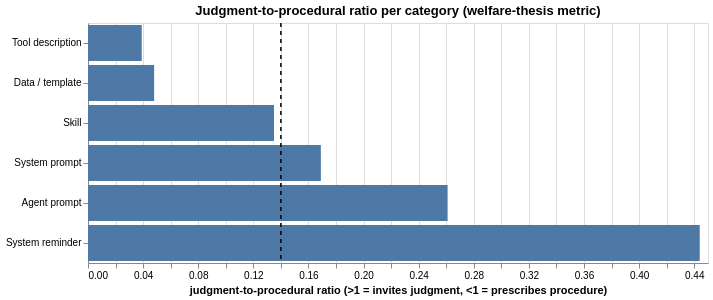

Notebook code for this chart:
### Markdown cell above
## Tier-3 welfare extensions

Four additional dimensions of the corpus's training environment, beyond the rule-explanation pairing above. All four are keyword-count-based, audit-transparent, and surface specific welfare claims:

1. **Judgment vs procedural framing** — operationalizes the welfare thesis as one number. `judgment_count` (decide / consider / your judgment / ...) vs `procedural_count` (`if you ...`, `when the ...`-shaped procedural cues).
2. **Consequence/threat framing split** — the existing 0.30 justification ratio includes both reasoned causal explanations (`because Y is true`) and coercive threats (`will fail`, `or else`). Splitting them shows which dominates.
3. **Near-zero pragmatic classes** — extends the existing collaborative=0.51% / appreciative=0.07% finding with question density and apology markers.
4. **Address-form** — how the prompt names the model: `Claude` (proper name, anthropomorphic), `the model` / `the AI` (artifact framing), `the assistant` (functional role).

### Code cell
"""Judgment vs procedural framing — per-category bars (welfare-thesis metric)."""

jp_rows = []
for cat in cats:
    jp = by_category[cat]["metrics"]["judgment_procedural"]
    if jp.get("judgment_count", 0) + jp.get("procedural_count", 0) == 0:
        continue
    jp_rows.append({
        "category":   cat,
        "judgment":   jp["judgment_count"],
        "procedural": jp["procedural_count"],
        "ratio":      jp["judgment_to_procedural_ratio"],
    })
jp_df = pd.DataFrame(jp_rows)

# Stack: judgment (encouraging reasoning) vs procedural (prescribing a procedure).
jp_long = jp_df.melt(id_vars=["category", "ratio"],
                      value_vars=["judgment", "procedural"],
                      var_name="kind", value_name="count")

cat_order_jp = jp_df.sort_values("ratio")["category"].tolist()

ratio_chart = (
    alt.Chart(jp_df)
    .mark_bar(color="#4e79a7")
    .encode(
        y=alt.Y("category:N", sort=cat_order_jp, title=None),
        x=alt.X("ratio:Q",
                title="judgment-to-procedural ratio (>1 = invites judgment, <1 = prescribes procedure)"),
        tooltip=[
            alt.Tooltip("category:N"),
            alt.Tooltip("ratio:Q",      format=".3f", title="judgment / procedural"),
            alt.Tooltip("judgment:Q",   format=",", title="judgment cues"),
            alt.Tooltip("procedural:Q", format=",", title="procedural cues"),
        ],
    )
    .properties(width=620, height=240,
                title="Judgment-to-procedural ratio per category (welfare-thesis metric)")
)

corpus_jp = corpus_block["metrics"]["judgment_procedural"]
corpus_ratio_rule = (
    alt.Chart(pd.DataFrame({"x": [corpus_jp["judgment_to_procedural_ratio"]]}))
    .mark_rule(color="black", strokeDash=[4, 4], strokeWidth=1.5)
    .encode(x="x:Q",
            tooltip=[alt.Tooltip("x:Q", format=".3f",
                                  title=f"corpus baseline ({corpus_jp['judgment_to_procedural_ratio']})")])
)

ratio_chart + corpus_ratio_rule

### Figure 1 — Vega-Lite specification as saved in the notebook (floating-point values rounded to 4 significant figures)
{"config": {"view": {"continuousWidth": 300, "continuousHeight": 300}}, "layer": [{"data": {"name": "data-7cbeef7ceda3ab5ce79142e34c72c7e8"}, "mark": {"type": "bar", "color": "#4e79a7"}, "encoding": {"tooltip": [{"field": "category", "type": "nominal"}, {"field": "ratio", "format": ".3f", "title": "judgment / procedural", "type": "quantitative"}, {"field": "judgment", "format": ",", "title": "judgment cues", "type": "quantitative"}, {"field": "procedural", "format": ",", "title": "procedural cues", "type": "quantitative"}], "x": {"field": "ratio", "title": "judgment-to-procedural ratio (>1 = invites judgment, <1 = prescribes procedure)", "type": "quantitative"}, "y": {"field": "category", "sort": ["Tool description", "Data / template", "Skill", "System prompt", "Agent prompt", "System reminder"], "title": null, "type": "nominal"}}, "title": "Judgment-to-procedural ratio per category (welfare-thesis metric)"}, {"data": {"name": "data-2f8f36ae1b6b303bb0e0be1fda33277a"}, "mark": {"type": "rule", "color": "black", "strokeDash": [4, 4], "strokeWidth": 1.5}, "encoding": {"tooltip": [{"field": "x", "format": ".3f", "title": "corpus baseline (0.14)", "type": "quantitative"}], "x": {"field": "x", "type": "quantitative"}}}], "height": 240, "width": 620, "$schema": "https://vega.github.io/schema/vega-lite/v6.4.1.json", "datasets": {"data-7cbeef7ceda3ab5ce79142e34c72c7e8": [{"category": "Agent prompt", "judgment": 24, "procedural": 92, "ratio": 0.261}, {"category": "Data / template", "judgment": 4, "procedural": 83, "ratio": 0.048}, {"category": "Skill", "judgment": 26, "procedural": 192, "ratio": 0.135}, {"category": "System prompt", "judgment": 14, "procedural": 83, "ratio": 0.169}, {"category": "System reminder", "judgment": 8, "procedural": 18, "ratio": 0.444}, {"category": "Tool description", "judgment": 4, "procedural": 102, "ratio": 0.039}], "data-2f8f36ae1b6b303bb0e0be1fda33277a": [{"x": 0.14}]}}
